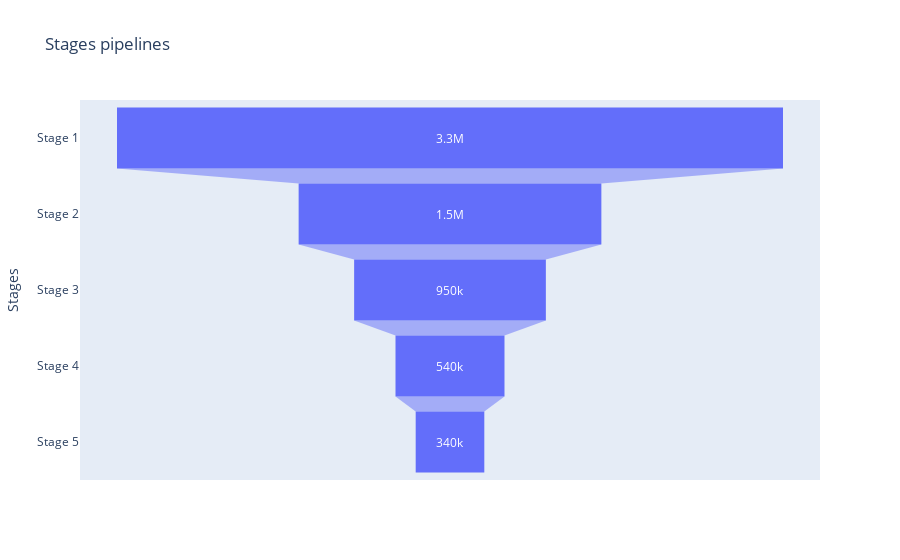

This figure's notebook cell:
### Code cell
px.funnel(funnel_df,y='Stages',x='Values',title='Stages pipelines')

### Figure 1 — Plotly figure (JSON) as saved in the notebook; plotly's stock layout.template omitted (floating-point values rounded to 4 significant figures)
{"data": [{"hovertemplate": "Values=%{x}<br>Stages=%{y}<extra></extra>", "legendgroup": "", "marker": {"color": "#636efa"}, "name": "", "orientation": "h", "showlegend": false, "type": "funnel", "x": [3300000, 1500000, 950000, 540000, 340000], "xaxis": "x", "y": ["Stage 1", "Stage 2", "Stage 3", "Stage 4", "Stage 5"], "yaxis": "y"}], "layout": {"autosize": true, "legend": {"tracegroupgap": 0}, "title": {"text": "Stages pipelines"}, "xaxis": {"anchor": "y", "autorange": true, "domain": [0, 1], "range": [-1833000.0, 1833000.0], "title": {"text": "Values"}, "type": "linear"}, "yaxis": {"anchor": "x", "autorange": true, "domain": [0, 1], "range": [4.5, -0.5], "title": {"text": "Stages"}, "type": "category"}}}
